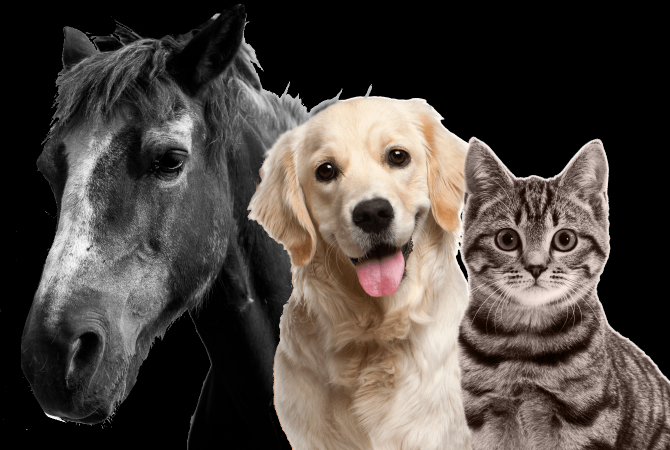
#> input picture 3_openCV_ile_goruntu_isleme/img/animals.png, 1339 x 900 px (shown at 1/2 size)
$ jupyter execute 15_odev.ipynb   (older library calls are emulated)
#> lines starting #> are read from the running program, lines starting #| are printed output that depends on the picture; after the words box and inside, x2 and y2 are one past the last pixel; in counts of white or black regions, pixels touching at a corner belong together
[cell 1]
#kütüphaneleri import edelim
import cv2
import matplotlib.pyplot as plt

[cell 2]
#görseli siyah beyaz olarak alalım
img=cv2.imread("img/animals.png")
#> img is the input picture: shape (900, 1339, 3); mean B, G, R 63.9, 69, 76.5
img_gray=cv2.imread("img/animals.png",0)
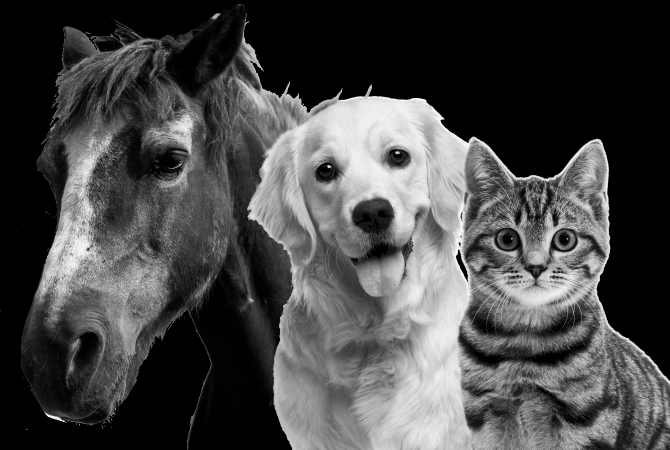
#> img_gray: shape (900, 1339) (shown at 1/2 size); min 0, max 253, mean 70.9

[cell 3]
cv2.imshow("odev", img)
k=cv2.waitKey(0) & 0xFF
#> (key Esc is pressed here)
if k==27: #esc harf değeri, esc basıldığında pencereler kapansın
    cv2.destroyAllWindows()

[cell 4]
#resmin boyutuna bakalım
print(img.shape)
#| (900, 1339, 3)

[cell 5]
#resmi 4/5 oranında tekrar boyutlandıralım
img_resized=cv2.resize(img,(int(img.shape[1]*4/5),int(img.shape[0]*4/5)))
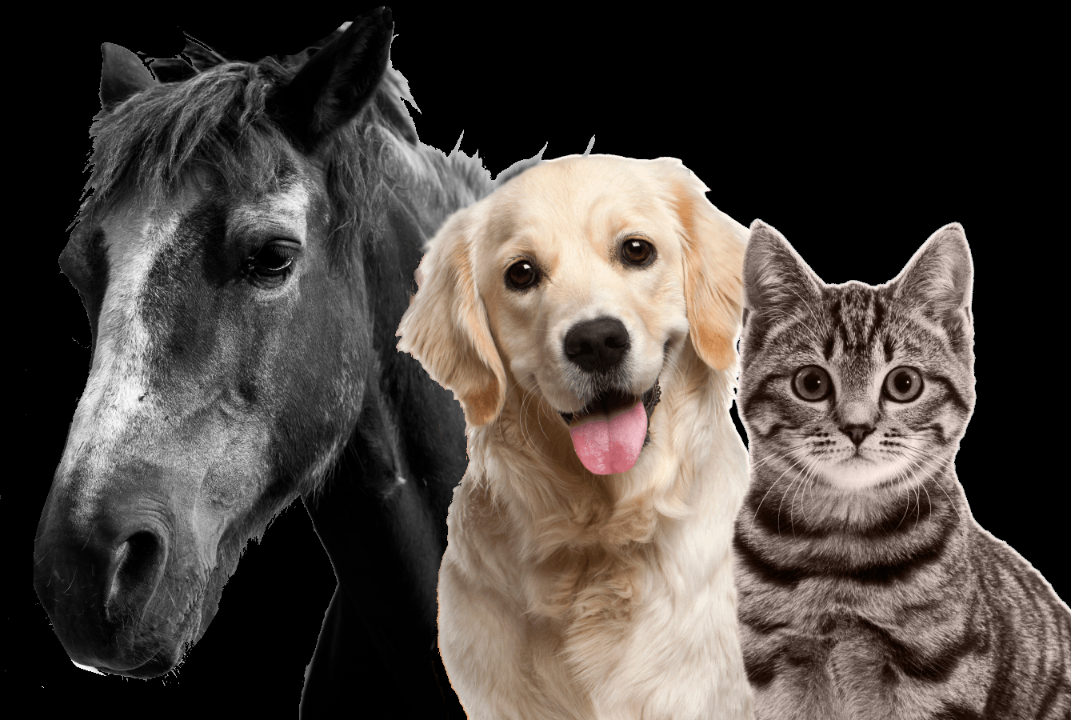
#> img_resized: shape (720, 1071, 3); mean B, G, R 63.8, 69, 76.4
cv2.imshow("yeni goruntu", img_resized)
k=cv2.waitKey(0) & 0xFF
#> (key Esc is pressed here)
if k==27: #esc harf değeri, esc basıldığında pencereler kapansın
    cv2.destroyAllWindows()

[cell 6]
#orijinal resmin bir yerine yazı yaz
cv2.putText(img,"kopek", (0,30), cv2.FONT_HERSHEY_COMPLEX, 1, (0,255,255))
#> img: shape (900, 1339, 3); 0.03% of pixels changed, all inside (x1, y1, x2, y2) = (2, 9, 101, 38)
cv2.imshow("yazili goruntu", img)
k=cv2.waitKey(0) & 0xFF
#> (key Esc is pressed here)
if k==27: #esc harf değeri, esc basıldığında pencereler kapansın
    cv2.destroyAllWindows()

[cell 7]
#orijinal resme 50 nin ustunu trash edelim
_,thresh_img= cv2.threshold(img, thresh = 50, maxval=255, type=cv2.THRESH_BINARY)
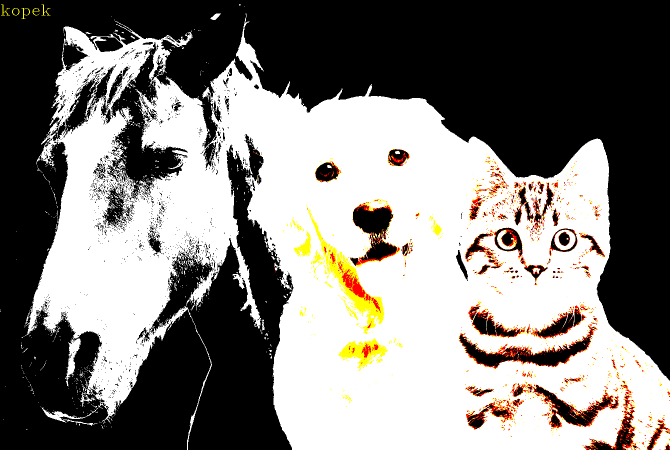
#> thresh_img: shape (900, 1339, 3) (shown at 1/2 size); mean B, G, R 121.2, 125, 128.4
cv2.imshow("thresh goruntu", thresh_img)
k=cv2.waitKey(0) & 0xFF
#> (key Esc is pressed here)
if k==27: #esc harf değeri, esc basıldığında pencereler kapansın
    cv2.destroyAllWindows()

[cell 8]
#gauss uygulayalım
gb2=cv2.GaussianBlur(img,ksize=(3,3),sigmaX=7)
cv2.imshow("thresh goruntu", gb2)
k=cv2.waitKey(0) & 0xFF
#> (key Esc is pressed here)
if k==27: #esc harf değeri, esc basıldığında pencereler kapansın
    cv2.destroyAllWindows()

[cell 9]
#laplacian uygulayalım
laplacian=cv2.Laplacian(img,ddepth=cv2.CV_32F)
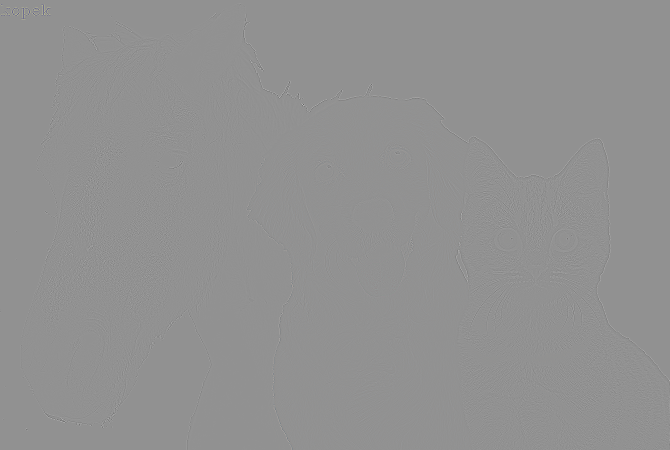
#> laplacian: shape (900, 1339, 3) float32 (shown at 1/2 size); mean B, G, R 0, 0, 0; drawn with min black and max white
cv2.imshow("laplacian goruntu", laplacian)
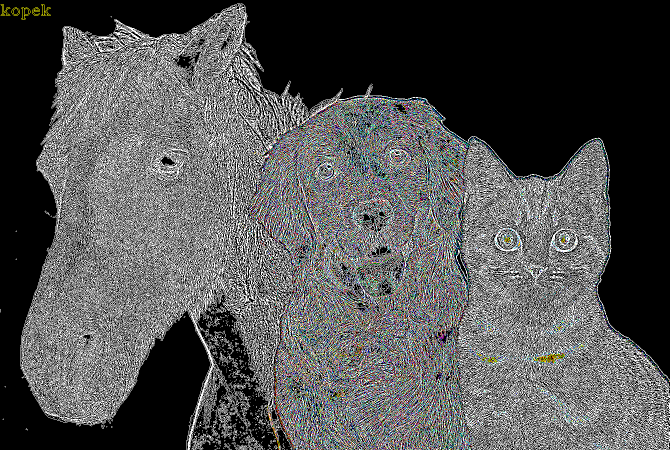
#> window 'laplacian goruntu': shape (900, 1339, 3) (shown at 1/2 size); mean B, G, R 82, 82, 81.6
k=cv2.waitKey(0) & 0xFF
#> (key Esc is pressed here)
if k==27: #esc harf değeri, esc basıldığında pencereler kapansın
    cv2.destroyAllWindows()

[cell 10]
#laplacian uygulayalım
laplacian=cv2.Laplacian(img,ddepth=cv2.CV_64F)
cv2.imshow("laplacian goruntu", laplacian)
k=cv2.waitKey(0) & 0xFF
#> (key Esc is pressed here)
if k==27: #esc harf değeri, esc basıldığında pencereler kapansın
    cv2.destroyAllWindows()

[cell 11]
#histogram olustur
img_hist=cv2.calcHist([img], channels=[0],mask=None, histSize=[256], ranges=[0,256])
#> img_hist = 256 values, max 420222 at index 0, min 0 at index 254, mean 4707.4
plt.figure(),plt.plot(img_hist)
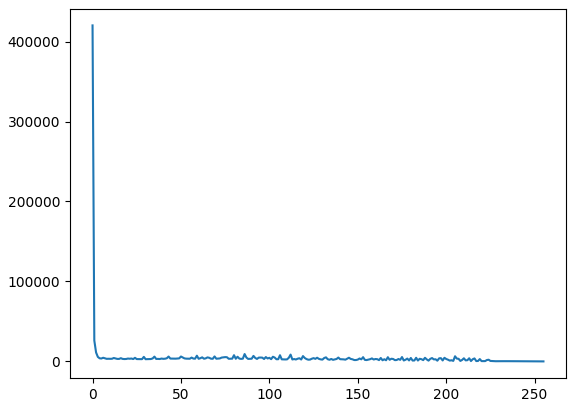
#> figure drawn by matplotlib, 1 panel; curve peaks at x = 0, y = 420222
